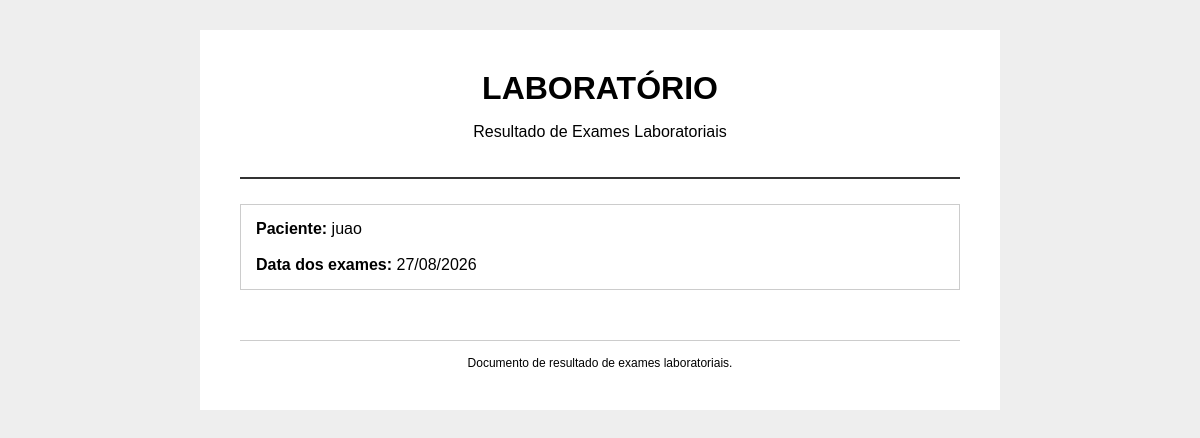
/ver_resultados/6/2026-08-27, run on an earlier commit of the app's database.
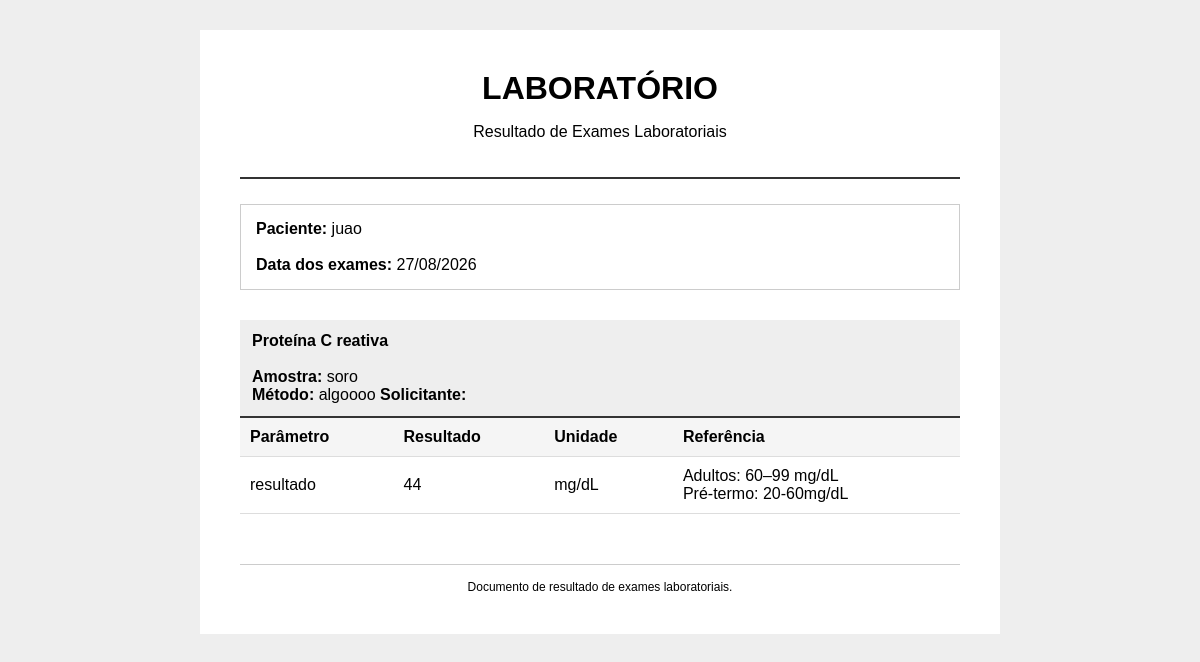
And on a later commit of the database.
### odisseu/models.py (models this page shows, shortened)
class Agendamento(models.Model):
    EXAMES = [
        ('glicemia', 'Glicemia'),
        ('hemograma', 'Hemograma'),
        ('proteina', 'Proteína C reativa'),
    ]
    solicitante = models.CharField(max_length=200,blank=True, validators=[validate_nome]
    )
    paciente = models.ForeignKey(
        Paciente,
        on_delete=models.CASCADE
    )
    exame = models.CharField(
        max_length=50,
        choices=EXAMES
    )
    data = models.DateField()

class ResultadoParametro(models.Model):
    resultado = models.ForeignKey(
        Resultado,
        on_delete=models.CASCADE,
        related_name='parametros'
    )
    nome = models.CharField(
        max_length=100
    )
    valor = models.CharField(
        max_length=100,
        blank=True
    )
    unidade = models.CharField(
        max_length=50,
        blank=True
    )
    referencia = models.CharField(
        max_length=200,
        blank=True
    )

### odisseu/views.py (the view)
# urls.py: path('ver_resultados/<int:paciente_id>/<str:data>',views.ver_resultados, name='ver_resultados'
def ver_resultados(request, paciente_id, data):
    paciente = Paciente.objects.get(id=paciente_id)
    data = datetime.strptime(data, '%Y-%m-%d').date()
    resultados = Resultado.objects.filter(
        agendamento__paciente=paciente,
        agendamento__data=data
    )
    for resultado in resultados:
        codigo_exame = resultado.agendamento.exame
        exame = EXAMES[codigo_exame]
        resultado.agendamento.amostra = exame.get('amostra', '')
        resultado.agendamento.metodo = exame.get('metodo', '')
    return render(
        request,
        'ver_resultados.html',
        {
            'paciente': paciente,
            'resultados': resultados,
            'data': data,
        }
    )

### odisseu/templates/ver_resultados.html (shortened to what this page needs)
<!DOCTYPE html>
<html lang="pt-br">
<head>
</head>
<body>
    <div class="laudo">
        <div class="cabecalho">
            <h1>LABORATÓRIO</h1>
            <p>
                Resultado de Exames Laboratoriais
            </p>
        </div>
        <div class="dados-paciente">
            <strong>Paciente:</strong>
            {{ paciente.nome }}
            <br><br>
            <strong>Data dos exames:</strong>
            {{ data|date:"d/m/Y" }}
        </div>
        {% regroup resultados by agendamento as exames %}
        {% for grupo in exames %}
            <div class="exame">
                <div class="exame-titulo">
                    <strong>
                        {{ grupo.grouper.get_exame_display }}
                    </strong>
                    <br><br>
                    <strong>Amostra:</strong>
                    {{ grupo.grouper.amostra }}
                    <br>
                    <strong>Método:</strong>
                    {{ grupo.grouper.metodo }}
                    <strong>Solicitante:</strong>
                </div>
                <table>
                    <thead>
                        <tr>
                            <th>
                                Parâmetro
                            </th>
                            <th>
                                Resultado
                            </th>
                            <th>
                                Unidade
                            </th>
                            <th>
                                Referência
                            </th>
                        </tr>
                    </thead>
                    <tbody>
                        {% for resultado in grupo.list %}
                            {% for parametro in resultado.parametros.all %}
                                <tr>
                                    <td>
                                        {{ parametro.nome }}
                                    </td>
                                    <td>
                                        {{ parametro.valor }}
                                    </td>
                                    <td>
                                        {{ parametro.unidade }}
                                    </td>
                                    <td>
                                       {{ parametro.referencia|linebreaksbr }}
                                    </td>
                                </tr>
                            {% endfor %}
                        {% endfor %}
                    </tbody>
                </table>
            </div>
        {% endfor %}
        <div class="rodape">
            Documento de resultado de exames laboratoriais.
        </div>
    </div>
</body>
</html>

What changed in the data, as far as the page shows it:
added Agendamento: grouper.exame "Proteína C reativa", grouper.amostra "soro", grouper.metodo "algoooo"
added ResultadoParametro: nome "resultado", valor "44", unidade "mg/dL", referencia "Adultos: 60–99 mg/dL Pré-termo: 20-60mg/dL"
